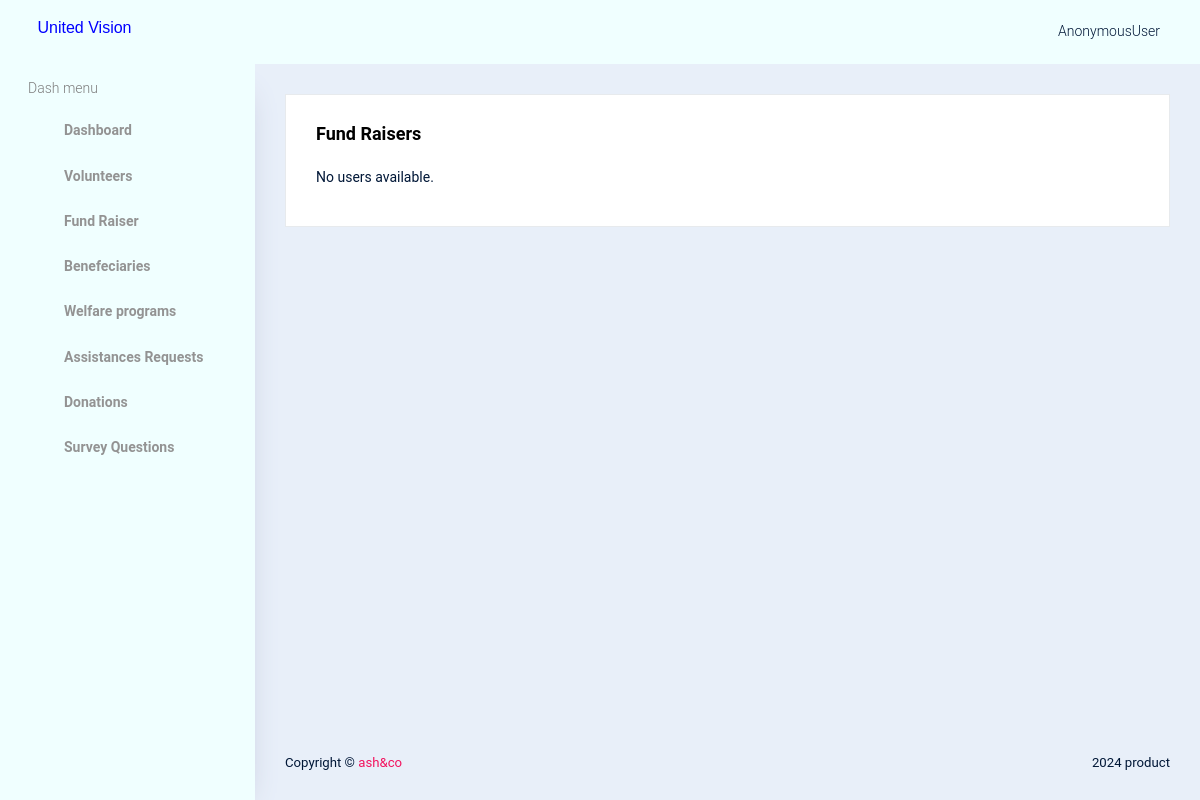
The app's page /view-fundraiser/, older data.
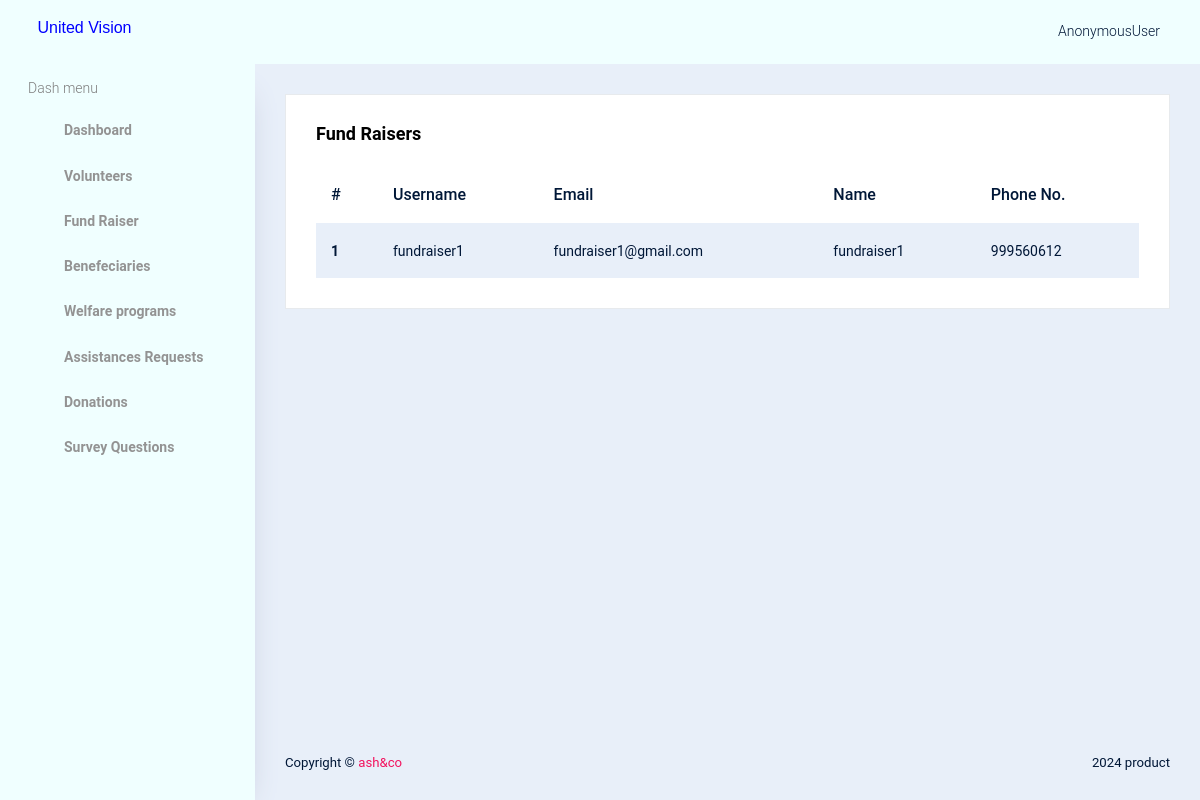
The same page, newer data.
### accounts/models.py (models this page shows, shortened)
class BaseModel(models.Model):
    created_on = models.DateTimeField(auto_now_add=True, null=True)
    updated_on = models.DateTimeField(auto_now=True)
    is_deleted = models.BooleanField(default=False)
    class Meta:
        abstract = True
        ordering = ['-created_on']

class UserProfile(BaseModel):
    user = models.ForeignKey(User, on_delete=models.CASCADE,null=True,blank=True)
    name = models.CharField(max_length=25,blank=True, null=True)
    mobile_number = models.CharField(max_length=25,unique=True, null=True)
    availability = models.CharField(max_length=20, blank=True, null=True)
    profile_picture = models.ImageField(upload_to="volunteer_profiles/", blank=True, null=True)
    address = models.TextField(blank=True, null=True)
    area = models.CharField(max_length=25,blank=True, null=True)

class User(AbstractBaseUser, PermissionsMixin):
    name = models.CharField(max_length=50, blank=True, null=True)
    username = models.CharField(max_length=50, unique=True, null=True)
    email = models.EmailField(max_length=100, null=True)
    role = models.IntegerField(choices=SELECTROLE)
    uid = models.CharField(max_length=500, unique=True, null=True)
    is_admin = models.BooleanField(default=False)
    is_active = models.BooleanField(default=False)
    is_registered = models.BooleanField(default=False)
    date_joined = models.DateTimeField(auto_now_add=True)
    last_login = models.DateTimeField(auto_now_add=True)
    USERNAME_FIELD = 'username'
    REQUIRED_FIELDS=[]
    objects = UserManager()
    class Meta:
        db_table = "user"

### accounts/views.py (the view)
# urls.py: path('view-fundraiser/',views.view_fundraisers,name='view-fundraiser'),
def view_fundraisers(request):
    data = User.objects.filter(role=4)
    fr = UserProfile.objects.filter(user__in=data)
    print(fr)
    return render(request, 'admintemp/fundraiser_view.html', {'fr': fr})

### templates/admintemp/fundraiser_view.html
{% extends 'admintemp/index.html' %}
{% load crispy_forms_tags %}
{% block content %}
<div class="card">
    <div class="card-body">
        <h3 class="card-title">Fund raisers</h3>
        {% if fr %}
        <table class="table table-striped">
            <thead>
                <tr>
                    <th scope="col">#</th>
                    <th scope="col">Username</th>
                    <th scope="col">Email</th>
                    <th scope="col">Name</th>
                    <th scope="col">Phone No.</th>
                </tr>
            </thead>
            <tbody>
                {% for i in fr %}
                <tr>
                    <th scope="row">{{ forloop.counter }}</th>
                    <td>{{i.user.username}}</td>
                    <td>{{i.user.email}}</td>
                    <td>{{i.name}}</td>
                    <td>{{i.mobile_number}}</td>
                </tr>
                {% endfor %}
            </tbody>
        </table>
        {% else %}
        <p>No users available.</p>
        {% endif %}
    </div>
</div>
{% endblock %}

### templates/admintemp/index.html (shortened to what this page needs)
<!DOCTYPE html>
{% load static %}
<html lang="en">
  <head>
    <link rel="stylesheet" href="{% static 'dashboard/vendors/typicons.font/font/typicons.css' %}">
    <link rel="stylesheet" href="{% static 'dashboard/vendors/css/vendor.bundle.base.css' %}">
    <link rel="stylesheet" href="{% static 'dashboard/css/vertical-layout-light/style.css' %}">
  </head>
  <body>
    <div class="container-scroller">
      <nav class="navbar col-lg-12 col-12 p-0 fixed-top d-flex flex-row">
        <div class="text-center navbar-brand-wrapper d-flex align-items-center justify-content-center" style="background-color:azure">
          <a class="navbar-brand brand-logo" href="index.html"><h4 style="color:blue;font-family:'Gill Sans', 'Gill Sans MT', Calibri, 'Trebuchet MS', sans-serif">United Vision</h4></a>
          <button class="navbar-toggler navbar-toggler align-self-center d-none d-lg-flex" type="button" data-toggle="minimize">
            <span class="typcn typcn-th-menu"></span>
          </button>
        </div>
        <div class="navbar-menu-wrapper d-flex align-items-center justify-content-end" style="background-color:azure">
          <ul class="navbar-nav navbar-nav-right">
            <li class="nav-item nav-profile dropdown">
              <a class="nav-link dropdown-toggle  pl-0 pr-0" href="#" data-toggle="dropdown" id="profileDropdown">
                <i class="typcn typcn-user-outline mr-0"></i>
                <span class="nav-profile-name">{{request.user}}</span>
              </a>
            </li>
          </ul>
        </div>
      </nav>
      <div class="container-fluid page-body-wrapper">
        <nav class="sidebar sidebar-offcanvas" id="sidebar" style="background-color:azure">
        <ul class="nav">
          <li class="nav-item">
            <p class="sidebar-menu-title">Dash menu</p>
          </li>
          <li class="nav-item">
            <a class="nav-link" href="{% url 'admin-dashboard' %}">
              <i class="typcn typcn-device-desktop menu-icon"></i>
              <span class="menu-title">Dashboard</span>
            </a>
          </li>
          <li class="nav-item">
            <a class="nav-link" data-toggle="collapse" href="#ui-basic" aria-expanded="false" aria-controls="ui-basic">
              <i class="typcn typcn-briefcase menu-icon"></i>
              <span class="menu-title">Volunteers</span>
              <i class="typcn typcn-chevron-right menu-arrow"></i>
            </a>
          </li>
          <li class="nav-item">
            <a class="nav-link" data-toggle="collapse" href="#ui-basi" aria-expanded="false" aria-controls="ui-basi">
              <i class="typcn typcn-briefcase menu-icon"></i>
              <span class="menu-title">Fund Raiser</span>
              <i class="typcn typcn-chevron-right menu-arrow"></i>
            </a>
          </li>
          <li class="nav-item">
            <a class="nav-link" data-toggle="collapse" href="#form-elements" aria-expanded="false" aria-controls="form-elements">
              <i class="typcn typcn-briefcase menu-icon"></i>
              <span class="menu-title">Benefeciaries</span>
              <i class="menu-arrow"></i>
            </a>
          </li>
          <li class="nav-item">
            <a class="nav-link" data-toggle="collapse" href="#charts" aria-expanded="false" aria-controls="charts">
              <i class="typcn typcn-briefcase menu-icon"></i>
              <span class="menu-title">Welfare programs</span>
              <i class="menu-arrow"></i>
            </a>
          </li>
          <li class="nav-item">
            <a class="nav-link" data-toggle="collapse" href="#chart" aria-expanded="false" aria-controls="chart">
              <i class="typcn typcn-briefcase menu-icon"></i>
              <span class="menu-title">Assistances Requests</span>
              <i class="menu-arrow"></i>
            </a>
          </li>
          <li class="nav-item">
            <a class="nav-link" data-toggle="collapse" href="#char" aria-expanded="false" aria-controls="char">
              <i class="typcn typcn-briefcase menu-icon"></i>
              <span class="menu-title">Donations</span>
              <i class="menu-arrow"></i>
            </a>
          </li>
          <li class="nav-item">
            <a class="nav-link" data-toggle="collapse" href="#cha" aria-expanded="false" aria-controls="cha">
              <i class="typcn typcn-briefcase menu-icon"></i>
              <span class="menu-title">Survey Questions</span>
              <i class="menu-arrow"></i>
            </a>
          </li>
        </ul>
      </nav>
        <div class="main-panel">
          <div class="content-wrapper">
            <div class="row">
              <div class="col-lg-12 mb-4">
              {% block content %}{% endblock %}
            </div>
            </div>
          </div>
          <footer class="footer">
            <div class="d-sm-flex justify-content-center justify-content-sm-between">
              <span class="text-center text-sm-left d-block d-sm-inline-block">Copyright © <a href="https://www.bootstrapdash.com/" target="_blank">ash&co</a></span>
              <span class="float-none float-sm-right d-block mt-1 mt-sm-0 text-center">2024 product</span>
            </div>
          </footer>
        </div>
      </div>
    </div>
  </body>
</html>

Row changes from the older to the newer data that the page shows:
added UserProfile: user.username "fundraiser1", user.email "fundraiser1@gmail.com", name "fundraiser1", mobile_number "999560612"
Text that changed along with them:
text no longer shown: "No users available."
text now shown: "# Username Email Name Phone No."
